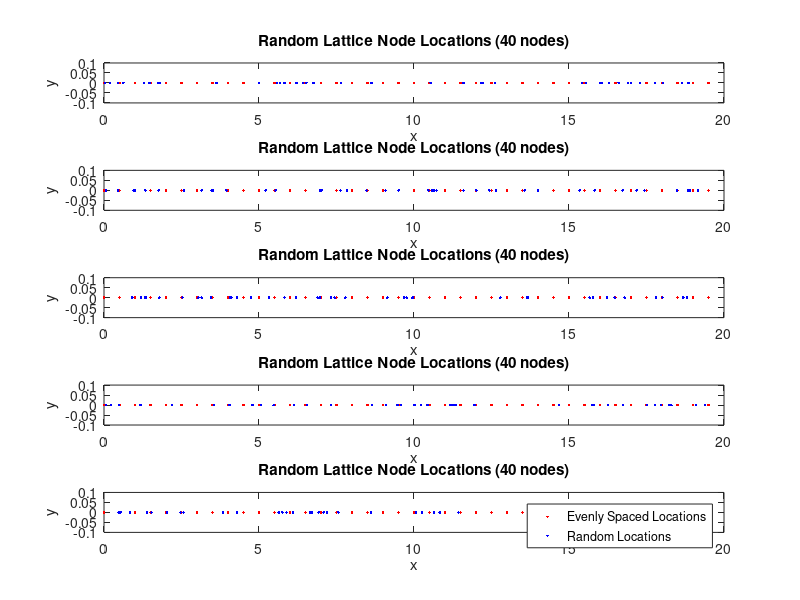

The MATLAB source for this figure:
clear all;
close all;

%% load lattice information
load('lattice_locations_pseudorandom.mat');

%% plot pseudorandom lattice against equidistance lattice spacings
figure;

% plot first pseudorandom lattice
subplot(5, 1, 1); 
plot(0:0.5:19.5, zeros(40, 1), '.r');
hold on;

plot(node_positions_rand_40_1(:, 1), node_positions_rand_40_1(:, 2), '.b');
hold on;

title('Random Lattice Node Locations (40 nodes)');
xlim([0 20]);
xlabel('x');
ylim([-0.1 0.1]);
ylabel('y');

% plot second pseudorandom lattice
subplot(5, 1, 2); 
plot(0:0.5:19.5, zeros(40, 1), '.r');
hold on;

plot(node_positions_rand_40_2(:, 1), node_positions_rand_40_2(:, 2), '.b');
hold on;

title('Random Lattice Node Locations (40 nodes)');
xlim([0 20]);
xlabel('x');
ylim([-0.1 0.1]);
ylabel('y');

% plot third pseudorandom lattice
subplot(5, 1, 3); 
plot(0:0.5:19.5, zeros(40, 1), '.r');
hold on;

plot(node_positions_rand_40_3(:, 1), node_positions_rand_40_3(:, 2), '.b');
hold on;

title('Random Lattice Node Locations (40 nodes)');
xlim([0 20]);
xlabel('x');
ylim([-0.1 0.1]);
ylabel('y');

% plot fourth pseudorandom lattice
subplot(5, 1, 4); 
plot(0:0.5:19.5, zeros(40, 1), '.r');
hold on;

plot(node_positions_rand_40_4(:, 1), node_positions_rand_40_4(:, 2), '.b');
hold on;

title('Random Lattice Node Locations (40 nodes)');
xlim([0 20]);
xlabel('x');
ylim([-0.1 0.1]);
ylabel('y');

% plot fifth pseudorandom lattice
subplot(5, 1, 5); 
plot(0:0.5:19.5, zeros(40, 1), '.r');
hold on;

plot(node_positions_rand_40_5(:, 1), node_positions_rand_40_5(:, 2), '.b');
hold on;

title('Random Lattice Node Locations (40 nodes)');
xlim([0 20]);
xlabel('x');
ylim([-0.1 0.1]);
ylabel('y');

%% format output plot
legend('Evenly Spaced Locations', 'Random Locations');
